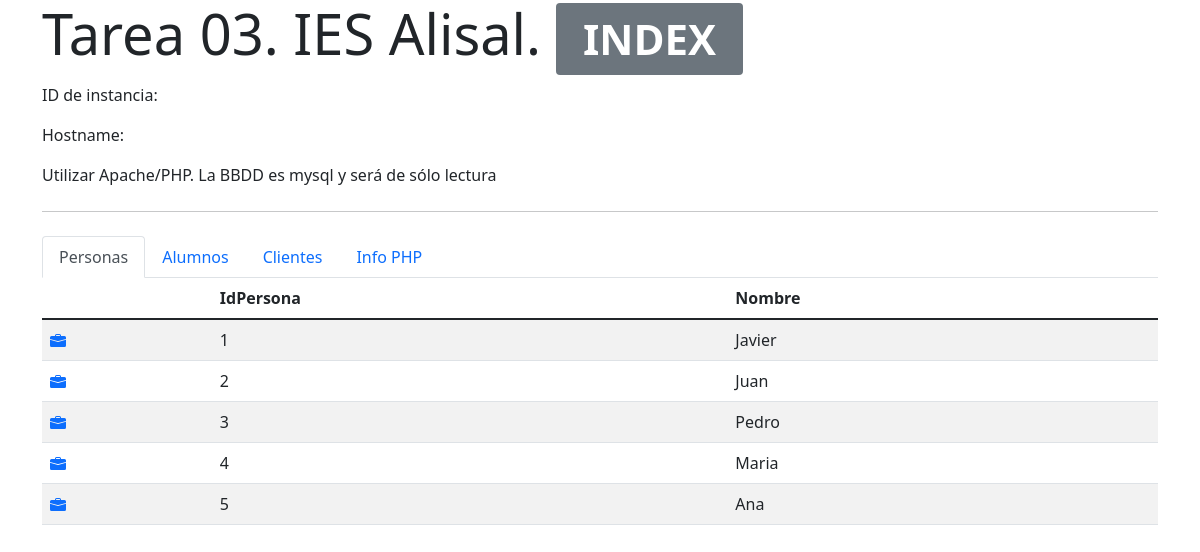
The page / on the database its author committed.
### tables this page shows
CREATE TABLE Personas (
  IdPersona   int(11)     NOT NULL,
  Nombre      varchar(40) NOT NULL
);

### index.php (the view, shortened to what this page needs)
<!DOCTYPE html>
<html>
    <head>
        <link href="https://cdn.jsdelivr.net/npm/bootstrap@5.1.3/dist/css/bootstrap.min.css" rel="stylesheet">
    </head>
    <body>
        <div class="container">
            <div class="jumbotron">
                <?php include 'menu.php';?>
            </div>
            <?php
                $conexion = new mysqli($BBDDServidor, $BBDDUsuario, $BBDDPassword, $BBDD);
                $cadenaSQL = 'SELECT * From Personas';
                $resultado = mysqli_query($conexion, $cadenaSQL);
                echo '<table class="table table-striped table-responsive">';
                echo '<thead><tr><th></th><th>IdPersona</th><th>Nombre</th></tr></thead>';
                while($fila = $resultado->fetch_array(MYSQLI_ASSOC)){
                    echo '<tr>';
                        echo '<td><a href="#"><svg xmlns="http://www.w3.org/2000/svg" width="16" height="16" fill="currentColor" class="bi bi-briefcase-fill" viewBox="0 0 16 16">
                            <path d="M6.5 1A1.5 1.5 0 0 0 5 2.5V3H1.5A1.5 1.5 0 0 0 0 4.5v1.384l7.614 2.03a1.5 1.5 0 0 0 .772 0L16 5.884V4.5A1.5 1.5 0 0 0 14.5 3H11v-.5A1.5 1.5 0 0 0 9.5 1h-3zm0 1h3a.5.5 0 0 1 .5.5V3H6v-.5a.5.5 0 0 1 .5-.5z"/>
                            <path d="M0 12.5A1.5 1.5 0 0 0 1.5 14h13a1.5 1.5 0 0 0 1.5-1.5V6.85L8.129 8.947a.5.5 0 0 1-.258 0L0 6.85v5.65z"/>
                            </svg></span></a></td>';
                        foreach($fila as $elemento){
                            echo '<td>' . $elemento . '</td>';
                        }
                    echo '</tr>';
                }
                echo '</table>';
            ?>
        </div>
    </body>
</html>

### rows shown on the page
personas: IdPersona "1", Nombre "Javier"
personas: IdPersona "2", Nombre "Juan"
personas: IdPersona "3", Nombre "Pedro"
personas: IdPersona "4", Nombre "Maria"
personas: IdPersona "5", Nombre "Ana"
